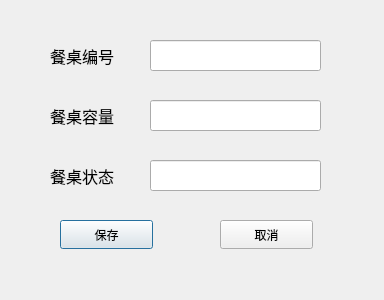
<?xml version="1.0" encoding="UTF-8"?>
<ui version="4.0">
 <class>dlg_addTable</class>
 <widget class="QDialog" name="dlg_addTable">
  <property name="geometry">
   <rect>
    <x>0</x>
    <y>0</y>
    <width>384</width>
    <height>300</height>
   </rect>
  </property>
  <property name="windowTitle">
   <string>Dialog</string>
  </property>
  <widget class="QLabel" name="label">
   <property name="geometry">
    <rect>
     <x>50</x>
     <y>40</y>
     <width>81</width>
     <height>31</height>
    </rect>
   </property>
   <property name="font">
    <font>
     <pointsize>12</pointsize>
    </font>
   </property>
   <property name="text">
    <string>餐桌编号</string>
   </property>
  </widget>
  <widget class="QLabel" name="label_2">
   <property name="geometry">
    <rect>
     <x>50</x>
     <y>100</y>
     <width>91</width>
     <height>31</height>
    </rect>
   </property>
   <property name="font">
    <font>
     <pointsize>12</pointsize>
    </font>
   </property>
   <property name="text">
    <string>餐桌容量</string>
   </property>
  </widget>
  <widget class="QLabel" name="label_3">
   <property name="geometry">
    <rect>
     <x>50</x>
     <y>160</y>
     <width>91</width>
     <height>31</height>
    </rect>
   </property>
   <property name="font">
    <font>
     <pointsize>12</pointsize>
    </font>
   </property>
   <property name="text">
    <string>餐桌状态</string>
   </property>
  </widget>
  <widget class="QPushButton" name="btn_save">
   <property name="geometry">
    <rect>
     <x>60</x>
     <y>220</y>
     <width>93</width>
     <height>29</height>
    </rect>
   </property>
   <property name="text">
    <string>保存</string>
   </property>
  </widget>
  <widget class="QPushButton" name="btn_cancel">
   <property name="geometry">
    <rect>
     <x>220</x>
     <y>220</y>
     <width>93</width>
     <height>29</height>
    </rect>
   </property>
   <property name="text">
    <string>取消</string>
   </property>
  </widget>
  <widget class="QLineEdit" name="lineEdit_id">
   <property name="geometry">
    <rect>
     <x>150</x>
     <y>40</y>
     <width>171</width>
     <height>31</height>
    </rect>
   </property>
  </widget>
  <widget class="QLineEdit" name="lineEdit_cap">
   <property name="geometry">
    <rect>
     <x>150</x>
     <y>100</y>
     <width>171</width>
     <height>31</height>
    </rect>
   </property>
  </widget>
  <widget class="QLineEdit" name="lineEdit_status">
   <property name="geometry">
    <rect>
     <x>150</x>
     <y>160</y>
     <width>171</width>
     <height>31</height>
    </rect>
   </property>
  </widget>
 </widget>
 <resources/>
 <connections/>
</ui>
